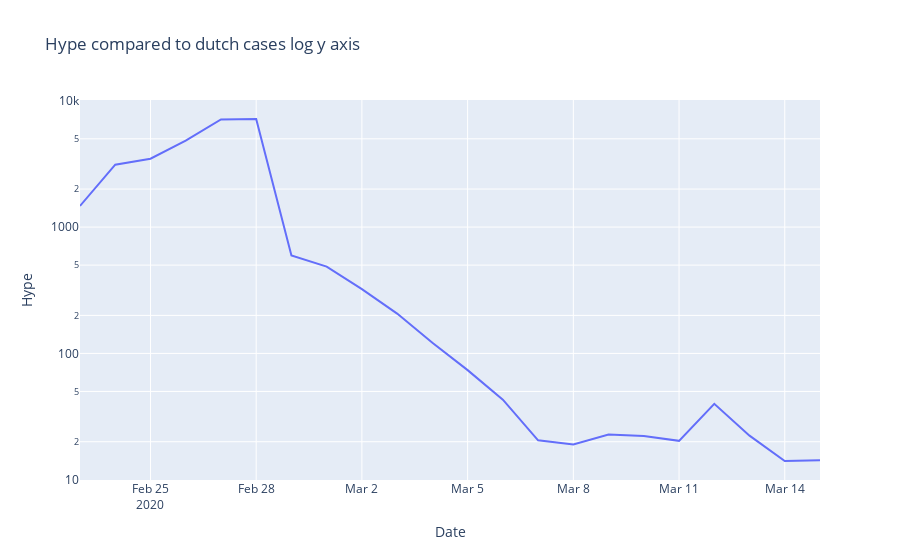

Notebook cell for this chart:
### Code cell
# Hype tweets compared to the cases in nl y log axis
Time = CasesCTF["date"].to_list()
fig = go.Figure()
fig.add_trace(go.Line(x=Time, y=HypeNetherlands, name="Hype Netherlands"))
fig.update_layout(
    title="Hype compared to dutch cases log y axis",
    xaxis_title="Date",
    yaxis_title="Hype"
    )
fig.update_layout(yaxis_type="log")
fig.show()

### Figure 1 — Plotly figure (JSON) as saved in the notebook; plotly's stock layout.template omitted (floating-point values rounded to 4 significant figures)
{"data": [{"name": "Hype Netherlands", "type": "scatter", "x": ["2020-02-23T00:00:00", "2020-02-24T00:00:00", "2020-02-25T00:00:00", "2020-02-26T00:00:00", "2020-02-27T00:00:00", "2020-02-28T00:00:00", "2020-02-29T00:00:00", "2020-03-01T00:00:00", "2020-03-02T00:00:00", "2020-03-03T00:00:00", "2020-03-04T00:00:00", "2020-03-05T00:00:00", "2020-03-06T00:00:00", "2020-03-07T00:00:00", "2020-03-08T00:00:00", "2020-03-09T00:00:00", "2020-03-10T00:00:00", "2020-03-11T00:00:00", "2020-03-12T00:00:00", "2020-03-13T00:00:00", "2020-03-14T00:00:00", "2020-03-15T00:00:00"], "y": [1471, 3121, 3479, 4831, 7122, 7172, 595.5, 487.1, 323.2, 206.8, 121.5, 73.73, 43.02, 20.51, 19.02, 22.82, 22.24, 20.32, 39.94, 22.34, 14.08, 14.27]}], "layout": {"title": {"text": "Hype compared to dutch cases log y axis"}, "xaxis": {"title": {"text": "Date"}}, "yaxis": {"title": {"text": "Hype"}, "type": "log"}}}
